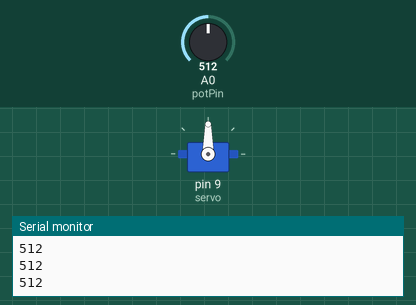
A sketch run on a simulated Arduino Uno, built with avr-gcc and run on an emulated ATmega328P. On the bench: servo, the last lines printed to the serial monitor. Inputs (shaded band) come from the test bench; at power-on: A0 (potPin) = 512.

Above: at 1.2 s.
1.3 s: A0 (potPin) set to 716
At 1.9 s:
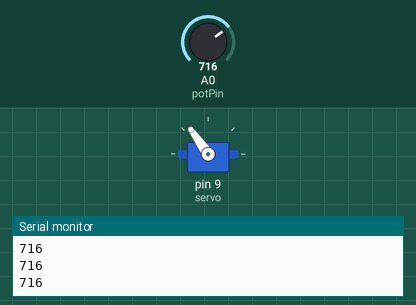
2.8 s: A0 (potPin) set to 900
At 3.4 s:
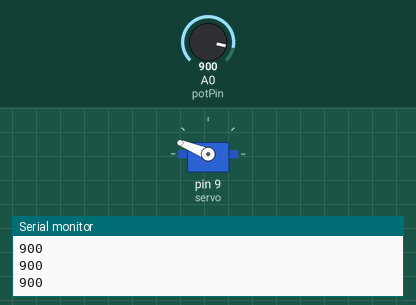
4.3 s: A0 (potPin) set to 1023
At 5.5 s:
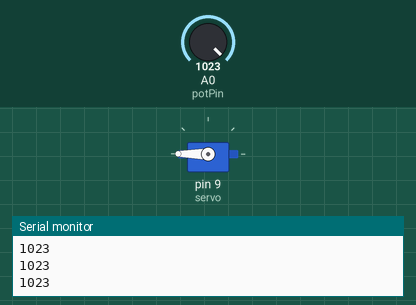
5.8 s: A0 (potPin) set to 306
At 6.6 s:
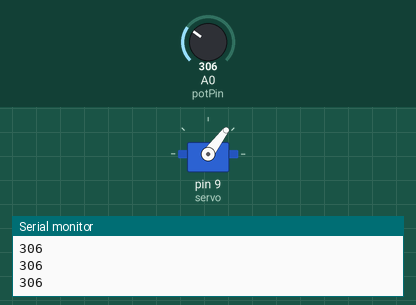
7.3 s: A0 (potPin) set to 122
At 8.0 s:
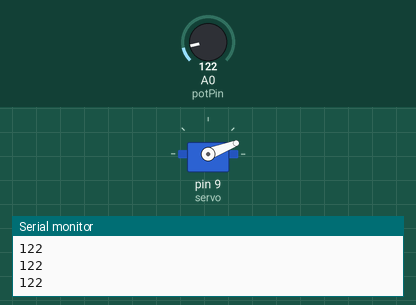
8.8 s: A0 (potPin) set to 0
At 9.1 s:
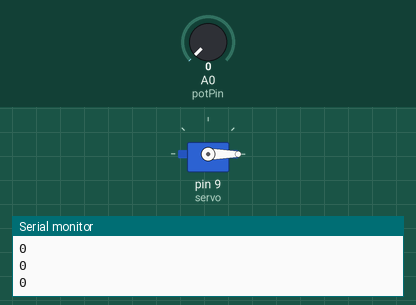
Timing chart, 0 to 11.3 s (numbered marks = the images above; inputs shaded):
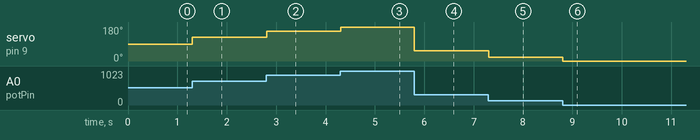

The sketch:

potentiometerServo.ino
```cpp
#include <Servo.h>

// Variables
// By Gavin
Servo servo;

int potPin = 0; // Analog In
int potVal;
int mappedDegrees;
int inputLag = 10;

void setup() {
  Serial.begin(9600);
  servo.attach(9);
  pinMode(potPin, INPUT);
}

void loop() {
  potVal = analogRead(potPin); // reads potentiometer 0 - 1023
  Serial.println(potVal);
  mappedDegrees = map(potVal, 0, 1023, 0, 180); // scale it to servo 0 - 180
  servo.write(mappedDegrees);
  //Serial.println(mappedDegrees);
  delay(inputLag);
}
```

Measured:
- after the input at 1.3 s, servo on pin 9 (servo): 90° → 125° at once
- after the input at 2.8 s, servo on pin 9 (servo): 125° → 158° at once
- after the input at 4.3 s, servo on pin 9 (servo): 158° → 180° at once
- after the input at 5.8 s, servo on pin 9 (servo): 180° → 53° at once
- after the input at 7.3 s, servo on pin 9 (servo): 53° → 21° at once
- after the input at 8.8 s, servo on pin 9 (servo): 21° → 0° at once
